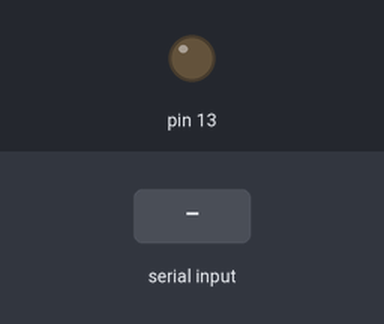
A sketch run on a simulated Arduino Uno, built with avr-gcc and run on an emulated ATmega328P. Parts: output pins drawn as LEDs (lit = HIGH). The test bench sets the inputs (shaded band).

Above: at 1.2 s.
1.3 s: "b" received over Serial
At 2.2 s:
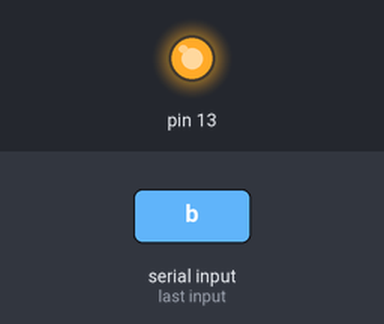
2.8 s: "a" received over Serial
At 3.4 s:
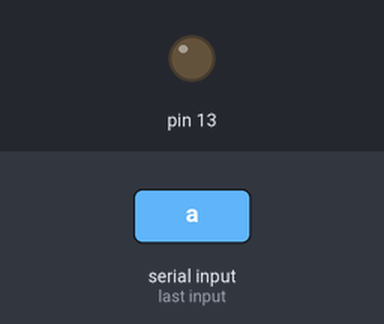
Timing chart, 0 to 5.8 s (numbered marks = the images above; inputs shaded):
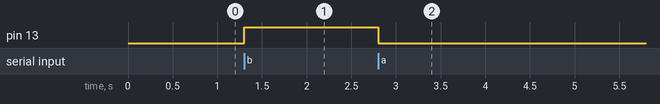

The sketch:

exemple.ino
```cpp
void setup() {

  pinMode(13, OUTPUT);
  Serial.begin(9600);
}

int nombre;

void loop() {
  if (Serial.available() > 0)
    {
      nombre = Serial.read();
      Serial.println();
     if (nombre == 'a'){digitalWrite(13, HIGH);}
     if (nombre == 'b'){digitalWrite(13, HIGH);}
     else {digitalWrite(13, LOW);}
    }
}
```

Measured:
- after the input at 1.3 s, pin 13: LOW → HIGH at once
- after the input at 2.8 s, pin 13: HIGH → LOW at once
